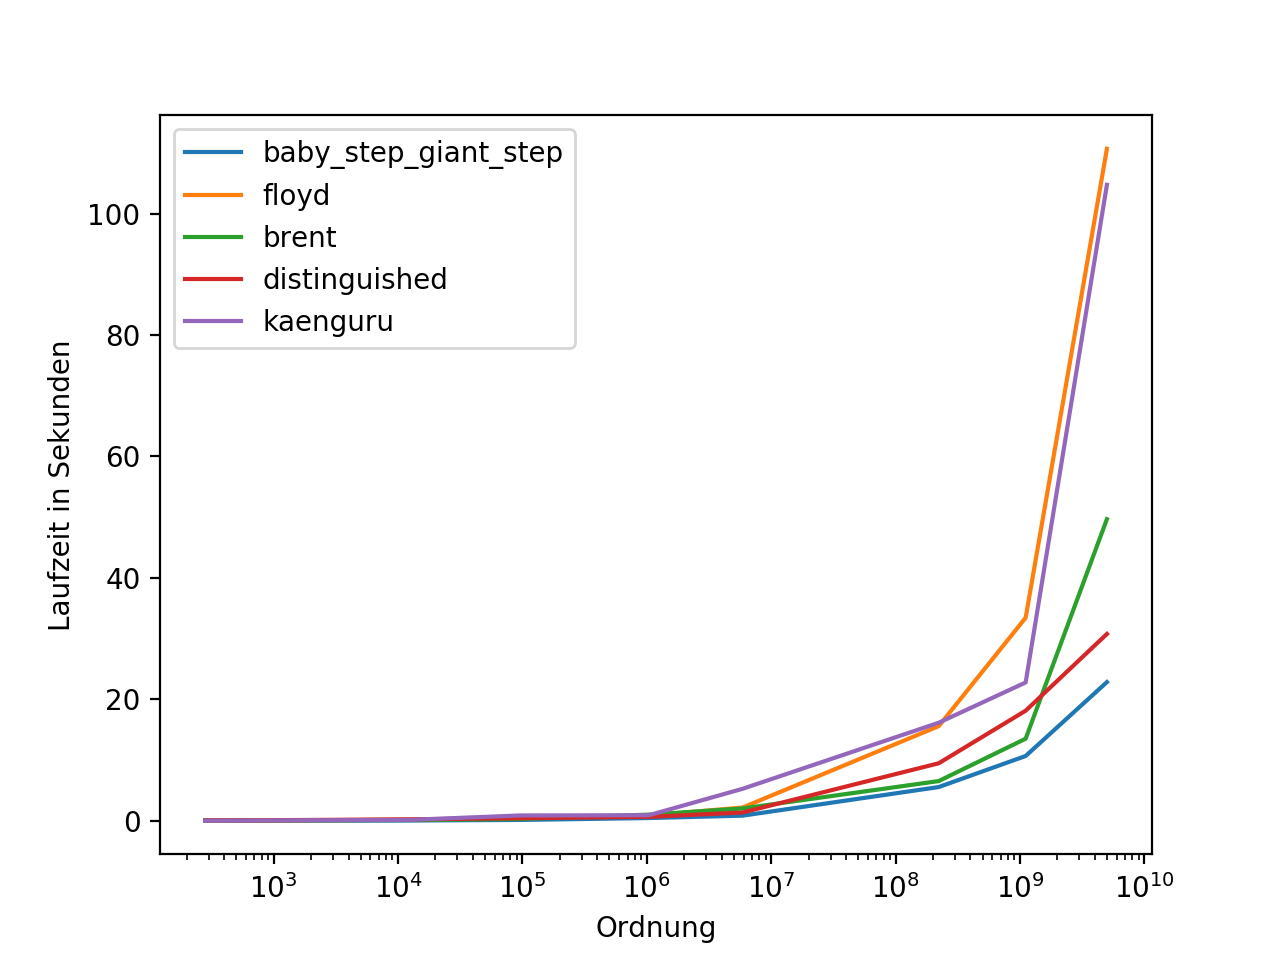

Write the Python code that produced this figure.
import sys

import matplotlib.pyplot as plt

if __name__ == '__main__':
    labels = []
    data = []

    with open(sys.argv[1], "r") as file:
        i = 0
        for line in file:
            if i % 2 == 0:
                labels += [line.strip()]
            else:
                data += [[float(x) for x in line.split()]]
            i += 1

    x = list(map(int, data[0]))
    del labels[0]
    del data[0]

    for i in range(len(labels)):
        plt.plot(x, data[i], label=labels[i])
    plt.xscale('log')
    plt.xlabel('Ordnung')
    plt.ylabel('Laufzeit in Sekunden')
    plt.legend()
    plt.show()
